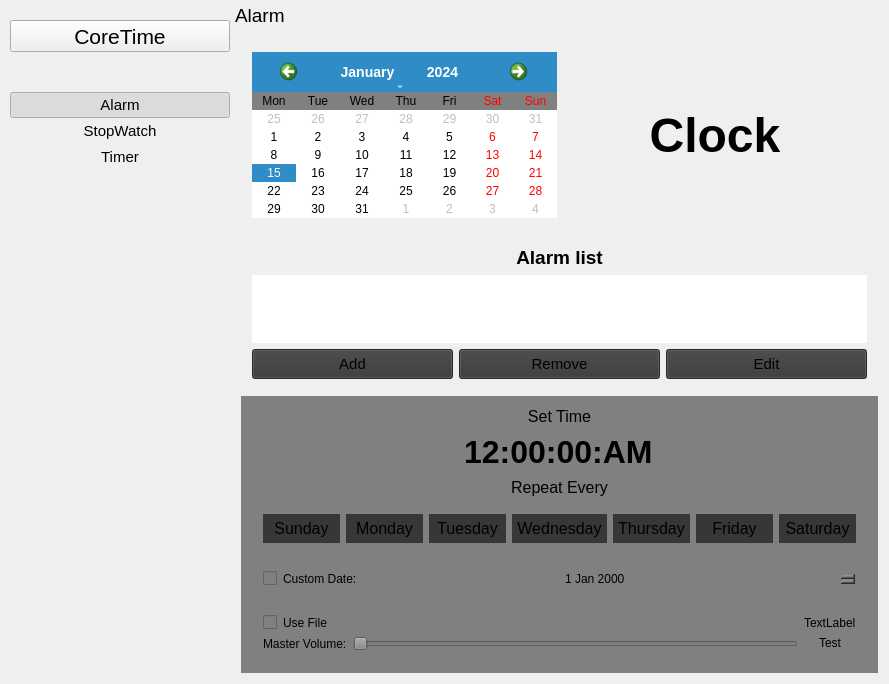
<?xml version="1.0" encoding="UTF-8"?>
<ui version="4.0">
 <class>coretime</class>
 <widget class="QWidget" name="coretime">
  <property name="geometry">
   <rect>
    <x>0</x>
    <y>0</y>
    <width>889</width>
    <height>660</height>
   </rect>
  </property>
  <property name="windowTitle">
   <string>CoreTime</string>
  </property>
  <property name="windowIcon">
   <iconset resource="icons.qrc">
    <normaloff>:/icons/coretime.svg</normaloff>:/icons/coretime.svg</iconset>
  </property>
  <layout class="QGridLayout" name="gridLayout_2">
   <property name="leftMargin">
    <number>0</number>
   </property>
   <property name="topMargin">
    <number>0</number>
   </property>
   <property name="rightMargin">
    <number>0</number>
   </property>
   <property name="bottomMargin">
    <number>0</number>
   </property>
   <property name="spacing">
    <number>0</number>
   </property>
   <item row="0" column="0" rowspan="3">
    <widget class="QWidget" name="shortcut" native="true">
     <property name="sizePolicy">
      <sizepolicy hsizetype="Expanding" vsizetype="Expanding">
       <horstretch>0</horstretch>
       <verstretch>0</verstretch>
      </sizepolicy>
     </property>
     <property name="minimumSize">
      <size>
       <width>200</width>
       <height>0</height>
      </size>
     </property>
     <property name="maximumSize">
      <size>
       <width>230</width>
       <height>16777215</height>
      </size>
     </property>
     <property name="accessibleName">
      <string>shortcut</string>
     </property>
     <property name="styleSheet">
      <string notr="true"/>
     </property>
     <layout class="QVBoxLayout" name="verticalLayout_3" stretch="0,0,0,0,0,0">
      <property name="spacing">
       <number>0</number>
      </property>
      <property name="leftMargin">
       <number>10</number>
      </property>
      <property name="topMargin">
       <number>20</number>
      </property>
      <property name="rightMargin">
       <number>0</number>
      </property>
      <property name="bottomMargin">
       <number>10</number>
      </property>
      <item>
       <widget class="QToolButton" name="appTitle">
        <property name="sizePolicy">
         <sizepolicy hsizetype="Preferred" vsizetype="Fixed">
          <horstretch>0</horstretch>
          <verstretch>0</verstretch>
         </sizepolicy>
        </property>
        <property name="font">
         <font>
          <pointsize>16</pointsize>
         </font>
        </property>
        <property name="focusPolicy">
         <enum>Qt::NoFocus</enum>
        </property>
        <property name="layoutDirection">
         <enum>Qt::LeftToRight</enum>
        </property>
        <property name="text">
         <string notr="true">CoreTime</string>
        </property>
        <property name="icon">
         <iconset resource="icons.qrc">
          <normaloff>:/icons/coretime.svg</normaloff>:/icons/coretime.svg</iconset>
        </property>
        <property name="iconSize">
         <size>
          <width>24</width>
          <height>24</height>
         </size>
        </property>
        <property name="toolButtonStyle">
         <enum>Qt::ToolButtonTextBesideIcon</enum>
        </property>
       </widget>
      </item>
      <item>
       <spacer name="verticalSpacer_2">
        <property name="orientation">
         <enum>Qt::Vertical</enum>
        </property>
        <property name="sizeType">
         <enum>QSizePolicy::Fixed</enum>
        </property>
        <property name="sizeHint" stdset="0">
         <size>
          <width>20</width>
          <height>40</height>
         </size>
        </property>
       </spacer>
      </item>
      <item>
       <widget class="QPushButton" name="alarm">
        <property name="sizePolicy">
         <sizepolicy hsizetype="Expanding" vsizetype="Fixed">
          <horstretch>0</horstretch>
          <verstretch>0</verstretch>
         </sizepolicy>
        </property>
        <property name="font">
         <font>
          <pointsize>11</pointsize>
         </font>
        </property>
        <property name="focusPolicy">
         <enum>Qt::NoFocus</enum>
        </property>
        <property name="styleSheet">
         <string notr="true"/>
        </property>
        <property name="text">
         <string>Alarm</string>
        </property>
        <property name="icon">
         <iconset resource="icons.qrc">
          <normaloff>:/icons/alarm.svg</normaloff>:/icons/alarm.svg</iconset>
        </property>
        <property name="iconSize">
         <size>
          <width>22</width>
          <height>22</height>
         </size>
        </property>
        <property name="checkable">
         <bool>true</bool>
        </property>
        <property name="checked">
         <bool>true</bool>
        </property>
       </widget>
      </item>
      <item>
       <widget class="QPushButton" name="stopwatch">
        <property name="font">
         <font>
          <pointsize>11</pointsize>
         </font>
        </property>
        <property name="focusPolicy">
         <enum>Qt::NoFocus</enum>
        </property>
        <property name="text">
         <string>StopWatch</string>
        </property>
        <property name="icon">
         <iconset resource="icons.qrc">
          <normaloff>:/icons/stopwatch.svg</normaloff>:/icons/stopwatch.svg</iconset>
        </property>
        <property name="iconSize">
         <size>
          <width>22</width>
          <height>22</height>
         </size>
        </property>
        <property name="checkable">
         <bool>true</bool>
        </property>
        <property name="flat">
         <bool>true</bool>
        </property>
       </widget>
      </item>
      <item>
       <widget class="QPushButton" name="timer">
        <property name="font">
         <font>
          <pointsize>11</pointsize>
         </font>
        </property>
        <property name="focusPolicy">
         <enum>Qt::NoFocus</enum>
        </property>
        <property name="text">
         <string>Timer</string>
        </property>
        <property name="icon">
         <iconset resource="icons.qrc">
          <normaloff>:/icons/timer.svg</normaloff>:/icons/timer.svg</iconset>
        </property>
        <property name="iconSize">
         <size>
          <width>22</width>
          <height>22</height>
         </size>
        </property>
        <property name="checkable">
         <bool>true</bool>
        </property>
        <property name="flat">
         <bool>true</bool>
        </property>
       </widget>
      </item>
      <item>
       <spacer name="verticalSpacer_3">
        <property name="orientation">
         <enum>Qt::Vertical</enum>
        </property>
        <property name="sizeHint" stdset="0">
         <size>
          <width>20</width>
          <height>10</height>
         </size>
        </property>
       </spacer>
      </item>
     </layout>
    </widget>
   </item>
   <item row="0" column="1">
    <widget class="QFrame" name="nameBar">
     <property name="minimumSize">
      <size>
       <width>0</width>
       <height>30</height>
      </size>
     </property>
     <property name="maximumSize">
      <size>
       <width>16777215</width>
       <height>30</height>
      </size>
     </property>
     <property name="accessibleName">
      <string>nameBar</string>
     </property>
     <property name="frameShape">
      <enum>QFrame::NoFrame</enum>
     </property>
     <property name="frameShadow">
      <enum>QFrame::Plain</enum>
     </property>
     <property name="lineWidth">
      <number>0</number>
     </property>
     <layout class="QHBoxLayout" name="horizontalLayout_4">
      <property name="spacing">
       <number>4</number>
      </property>
      <property name="leftMargin">
       <number>5</number>
      </property>
      <property name="topMargin">
       <number>0</number>
      </property>
      <property name="rightMargin">
       <number>2</number>
      </property>
      <property name="bottomMargin">
       <number>0</number>
      </property>
      <item>
       <widget class="QLabel" name="selectedsection">
        <property name="sizePolicy">
         <sizepolicy hsizetype="Expanding" vsizetype="Preferred">
          <horstretch>0</horstretch>
          <verstretch>0</verstretch>
         </sizepolicy>
        </property>
        <property name="minimumSize">
         <size>
          <width>0</width>
          <height>30</height>
         </size>
        </property>
        <property name="maximumSize">
         <size>
          <width>200</width>
          <height>16777215</height>
         </size>
        </property>
        <property name="font">
         <font>
          <pointsize>14</pointsize>
         </font>
        </property>
        <property name="text">
         <string>Alarm</string>
        </property>
       </widget>
      </item>
      <item>
       <spacer name="horizontalSpacer_5">
        <property name="orientation">
         <enum>Qt::Horizontal</enum>
        </property>
        <property name="sizeHint" stdset="0">
         <size>
          <width>40</width>
          <height>20</height>
         </size>
        </property>
       </spacer>
      </item>
     </layout>
    </widget>
   </item>
   <item row="1" column="1">
    <widget class="QStackedWidget" name="pages">
     <property name="minimumSize">
      <size>
       <width>0</width>
       <height>0</height>
      </size>
     </property>
     <property name="styleSheet">
      <string notr="true"/>
     </property>
     <property name="currentIndex">
      <number>0</number>
     </property>
     <widget class="QWidget" name="palarm">
      <property name="accessibleName">
       <string>pages</string>
      </property>
      <layout class="QVBoxLayout" name="verticalLayout_5">
       <item>
        <widget class="QFrame" name="clanandclock">
         <property name="sizePolicy">
          <sizepolicy hsizetype="Expanding" vsizetype="Expanding">
           <horstretch>0</horstretch>
           <verstretch>0</verstretch>
          </sizepolicy>
         </property>
         <layout class="QHBoxLayout" name="horizontalLayout_5">
          <item>
           <widget class="QCalendarWidget" name="calendarWidget">
            <property name="sizePolicy">
             <sizepolicy hsizetype="Expanding" vsizetype="Expanding">
              <horstretch>0</horstretch>
              <verstretch>0</verstretch>
             </sizepolicy>
            </property>
            <property name="styleSheet">
             <string notr="true">QDateEdit { 
padding-right: 15px; 
border-width: 1;
height : 30;
font-size:20pt;
color:#fff;
}
QCalendarWidget QToolButton {
padding-bottom: 5px;
height: 30px;
width: 70px;
color: white;
font-size: 14px;
icon-size: 20px, 20px;
}
QCalendarWidget QWidget { 
alternate-background-color: #808080; 
}

</string>
            </property>
            <property name="gridVisible">
             <bool>false</bool>
            </property>
            <property name="verticalHeaderFormat">
             <enum>QCalendarWidget::NoVerticalHeader</enum>
            </property>
            <property name="navigationBarVisible">
             <bool>true</bool>
            </property>
            <property name="dateEditEnabled">
             <bool>true</bool>
            </property>
           </widget>
          </item>
          <item>
           <widget class="QLabel" name="Clock">
            <property name="sizePolicy">
             <sizepolicy hsizetype="Expanding" vsizetype="Expanding">
              <horstretch>0</horstretch>
              <verstretch>0</verstretch>
             </sizepolicy>
            </property>
            <property name="minimumSize">
             <size>
              <width>0</width>
              <height>0</height>
             </size>
            </property>
            <property name="maximumSize">
             <size>
              <width>56468</width>
              <height>16777215</height>
             </size>
            </property>
            <property name="font">
             <font>
              <pointsize>36</pointsize>
              <weight>75</weight>
              <bold>true</bold>
             </font>
            </property>
            <property name="frameShadow">
             <enum>QFrame::Sunken</enum>
            </property>
            <property name="text">
             <string>Clock</string>
            </property>
            <property name="alignment">
             <set>Qt::AlignCenter</set>
            </property>
           </widget>
          </item>
         </layout>
        </widget>
       </item>
       <item>
        <widget class="QFrame" name="alarmlistF">
         <property name="sizePolicy">
          <sizepolicy hsizetype="Expanding" vsizetype="Expanding">
           <horstretch>0</horstretch>
           <verstretch>0</verstretch>
          </sizepolicy>
         </property>
         <layout class="QGridLayout" name="gridLayout_6">
          <item row="1" column="0" colspan="3">
           <widget class="QListWidget" name="listWidget">
            <property name="font">
             <font>
              <pointsize>12</pointsize>
              <weight>75</weight>
              <bold>true</bold>
             </font>
            </property>
            <property name="frameShape">
             <enum>QFrame::NoFrame</enum>
            </property>
            <property name="editTriggers">
             <set>QAbstractItemView::NoEditTriggers</set>
            </property>
            <property name="showDropIndicator" stdset="0">
             <bool>false</bool>
            </property>
           </widget>
          </item>
          <item row="2" column="0">
           <widget class="QPushButton" name="addalarm">
            <property name="minimumSize">
             <size>
              <width>0</width>
              <height>30</height>
             </size>
            </property>
            <property name="font">
             <font>
              <pointsize>11</pointsize>
             </font>
            </property>
            <property name="styleSheet">
             <string notr="true">QPushButton{
background-color:#373737 ;
padding: 5px 5px 5px 5px;
}

QPushButton:hover{
background-color:#3D3D3D ;
}
</string>
            </property>
            <property name="text">
             <string>Add</string>
            </property>
           </widget>
          </item>
          <item row="2" column="1">
           <widget class="QPushButton" name="removealarm">
            <property name="minimumSize">
             <size>
              <width>0</width>
              <height>30</height>
             </size>
            </property>
            <property name="font">
             <font>
              <pointsize>11</pointsize>
             </font>
            </property>
            <property name="styleSheet">
             <string notr="true">QPushButton{
background-color:#373737 ;
padding: 5px 5px 5px 5px;
}

QPushButton:hover{
background-color:#3D3D3D ;
}
</string>
            </property>
            <property name="text">
             <string>Remove</string>
            </property>
           </widget>
          </item>
          <item row="2" column="2">
           <widget class="QPushButton" name="editalarm">
            <property name="minimumSize">
             <size>
              <width>0</width>
              <height>30</height>
             </size>
            </property>
            <property name="font">
             <font>
              <pointsize>11</pointsize>
             </font>
            </property>
            <property name="styleSheet">
             <string notr="true">QPushButton{
background-color:#373737 ;
padding: 5px 5px 5px 5px;
}

QPushButton:hover{
background-color:#3D3D3D ;
}
</string>
            </property>
            <property name="text">
             <string>Edit</string>
            </property>
           </widget>
          </item>
          <item row="0" column="0" colspan="3">
           <widget class="QLabel" name="label_4">
            <property name="font">
             <font>
              <pointsize>14</pointsize>
              <weight>75</weight>
              <bold>true</bold>
             </font>
            </property>
            <property name="text">
             <string>Alarm list</string>
            </property>
            <property name="alignment">
             <set>Qt::AlignCenter</set>
            </property>
           </widget>
          </item>
         </layout>
        </widget>
       </item>
       <item>
        <widget class="QFrame" name="alarmF">
         <property name="styleSheet">
          <string notr="true">QWidget{
background-color: #808080;
color: #000000;
border: 1px #34343C;
}</string>
         </property>
         <layout class="QVBoxLayout" name="verticalLayout">
          <item>
           <widget class="QLabel" name="label_2">
            <property name="font">
             <font>
              <pointsize>12</pointsize>
              <weight>50</weight>
              <bold>false</bold>
             </font>
            </property>
            <property name="text">
             <string>Set Time</string>
            </property>
            <property name="alignment">
             <set>Qt::AlignCenter</set>
            </property>
           </widget>
          </item>
          <item>
           <widget class="QTimeEdit" name="timeEdit">
            <property name="sizePolicy">
             <sizepolicy hsizetype="Preferred" vsizetype="Expanding">
              <horstretch>0</horstretch>
              <verstretch>0</verstretch>
             </sizepolicy>
            </property>
            <property name="minimumSize">
             <size>
              <width>0</width>
              <height>40</height>
             </size>
            </property>
            <property name="font">
             <font>
              <pointsize>24</pointsize>
              <weight>75</weight>
              <bold>true</bold>
             </font>
            </property>
            <property name="frame">
             <bool>false</bool>
            </property>
            <property name="alignment">
             <set>Qt::AlignCenter</set>
            </property>
            <property name="buttonSymbols">
             <enum>QAbstractSpinBox::NoButtons</enum>
            </property>
            <property name="specialValueText">
             <string notr="true"/>
            </property>
            <property name="accelerated">
             <bool>false</bool>
            </property>
            <property name="showGroupSeparator" stdset="0">
             <bool>true</bool>
            </property>
            <property name="displayFormat">
             <string>hh:mm:ss:AP</string>
            </property>
           </widget>
          </item>
          <item>
           <widget class="QLabel" name="label_5">
            <property name="font">
             <font>
              <pointsize>12</pointsize>
              <weight>50</weight>
              <bold>false</bold>
             </font>
            </property>
            <property name="text">
             <string>Repeat Every</string>
            </property>
            <property name="alignment">
             <set>Qt::AlignCenter</set>
            </property>
           </widget>
          </item>
          <item>
           <widget class="QFrame" name="adddayF">
            <property name="frameShape">
             <enum>QFrame::NoFrame</enum>
            </property>
            <property name="frameShadow">
             <enum>QFrame::Raised</enum>
            </property>
            <layout class="QHBoxLayout" name="horizontalLayout_3">
             <item>
              <widget class="QPushButton" name="chkSun">
               <property name="font">
                <font>
                 <pointsize>12</pointsize>
                </font>
               </property>
               <property name="styleSheet">
                <string notr="true">QPushButton{
background-color:#373737; 
padding: 5px 5px 5px 5px;
}
QPushButton:checked{
background-color:#FF9A00; 
}
</string>
               </property>
               <property name="text">
                <string>Sunday</string>
               </property>
               <property name="checkable">
                <bool>true</bool>
               </property>
               <property name="checked">
                <bool>false</bool>
               </property>
              </widget>
             </item>
             <item>
              <widget class="QPushButton" name="chkMon">
               <property name="font">
                <font>
                 <pointsize>12</pointsize>
                </font>
               </property>
               <property name="styleSheet">
                <string notr="true">QPushButton{
background-color:#373737; 
padding: 5px 5px 5px 5px;
}
QPushButton:checked{
background-color:#FF9A00; 
}
</string>
               </property>
               <property name="text">
                <string>Monday</string>
               </property>
               <property name="checkable">
                <bool>true</bool>
               </property>
              </widget>
             </item>
             <item>
              <widget class="QPushButton" name="chkTues">
               <property name="font">
                <font>
                 <pointsize>12</pointsize>
                </font>
               </property>
               <property name="styleSheet">
                <string notr="true">QPushButton{
background-color:#373737; 
padding: 5px 5px 5px 5px;
}
QPushButton:checked{
background-color:#FF9A00; 
}
</string>
               </property>
               <property name="text">
                <string>Tuesday</string>
               </property>
               <property name="checkable">
                <bool>true</bool>
               </property>
              </widget>
             </item>
             <item>
              <widget class="QPushButton" name="chkWed">
               <property name="font">
                <font>
                 <pointsize>12</pointsize>
                 <weight>50</weight>
                 <bold>false</bold>
                </font>
               </property>
               <property name="styleSheet">
                <string notr="true">QPushButton{
background-color:#373737; 
padding: 5px 5px 5px 5px;
}
QPushButton:checked{
background-color:#FF9A00; 
}
</string>
               </property>
               <property name="text">
                <string>Wednesday</string>
               </property>
               <property name="checkable">
                <bool>true</bool>
               </property>
              </widget>
             </item>
             <item>
              <widget class="QPushButton" name="chkThurs">
               <property name="font">
                <font>
                 <pointsize>12</pointsize>
                </font>
               </property>
               <property name="styleSheet">
                <string notr="true">QPushButton{
background-color:#373737; 
padding: 5px 5px 5px 5px;
}
QPushButton:checked{
background-color:#FF9A00; 
}
</string>
               </property>
               <property name="text">
                <string>Thursday</string>
               </property>
               <property name="checkable">
                <bool>true</bool>
               </property>
              </widget>
             </item>
             <item>
              <widget class="QPushButton" name="chkFri">
               <property name="font">
                <font>
                 <pointsize>12</pointsize>
                </font>
               </property>
               <property name="styleSheet">
                <string notr="true">QPushButton{
background-color:#373737; 
padding: 5px 5px 5px 5px;
}
QPushButton:checked{
background-color:#FF9A00; 
}
</string>
               </property>
               <property name="text">
                <string>Friday</string>
               </property>
               <property name="checkable">
                <bool>true</bool>
               </property>
              </widget>
             </item>
             <item>
              <widget class="QPushButton" name="chkSat">
               <property name="font">
                <font>
                 <pointsize>12</pointsize>
                </font>
               </property>
               <property name="styleSheet">
                <string notr="true">QPushButton{
background-color:#373737; 
padding: 5px 5px 5px 5px;
}
QPushButton:checked{
background-color:#FF9A00; 
}
</string>
               </property>
               <property name="text">
                <string>Saturday</string>
               </property>
               <property name="checkable">
                <bool>true</bool>
               </property>
              </widget>
             </item>
            </layout>
           </widget>
          </item>
          <item>
           <widget class="QFrame" name="adddateF">
            <property name="frameShape">
             <enum>QFrame::StyledPanel</enum>
            </property>
            <property name="frameShadow">
             <enum>QFrame::Raised</enum>
            </property>
            <layout class="QHBoxLayout" name="horizontalLayout">
             <item>
              <widget class="QCheckBox" name="chkCustom">
               <property name="text">
                <string>Custom Date:</string>
               </property>
              </widget>
             </item>
             <item>
              <widget class="QDateEdit" name="CustEdit"/>
             </item>
            </layout>
           </widget>
          </item>
          <item>
           <widget class="QFrame" name="addsoundF">
            <property name="frameShape">
             <enum>QFrame::StyledPanel</enum>
            </property>
            <property name="frameShadow">
             <enum>QFrame::Raised</enum>
            </property>
            <layout class="QGridLayout" name="gridLayout">
             <item row="0" column="0">
              <widget class="QCheckBox" name="chkSounds">
               <property name="text">
                <string>Use File</string>
               </property>
              </widget>
             </item>
             <item row="0" column="2">
              <widget class="QLabel" name="txtSoundPath">
               <property name="text">
                <string>TextLabel</string>
               </property>
              </widget>
             </item>
             <item row="1" column="0">
              <widget class="QLabel" name="label">
               <property name="text">
                <string>Master Volume:</string>
               </property>
              </widget>
             </item>
             <item row="1" column="1">
              <widget class="QSlider" name="VolumeSlider">
               <property name="orientation">
                <enum>Qt::Horizontal</enum>
               </property>
              </widget>
             </item>
             <item row="1" column="2">
              <widget class="QPushButton" name="TestBtn">
               <property name="text">
                <string>Test</string>
               </property>
              </widget>
             </item>
            </layout>
           </widget>
          </item>
         </layout>
        </widget>
       </item>
      </layout>
     </widget>
     <widget class="QWidget" name="pstopwatch">
      <property name="accessibleName">
       <string>pages</string>
      </property>
      <property name="styleSheet">
       <string notr="true"/>
      </property>
      <layout class="QGridLayout" name="gridLayout_5">
       <property name="verticalSpacing">
        <number>10</number>
       </property>
       <item row="0" column="0" colspan="2">
        <widget class="QFrame" name="timeF">
         <property name="sizePolicy">
          <sizepolicy hsizetype="Expanding" vsizetype="Expanding">
           <horstretch>0</horstretch>
           <verstretch>0</verstretch>
          </sizepolicy>
         </property>
         <property name="maximumSize">
          <size>
           <width>16777215</width>
           <height>155</height>
          </size>
         </property>
         <property name="styleSheet">
          <string notr="true"/>
         </property>
         <property name="lineWidth">
          <number>0</number>
         </property>
         <layout class="QGridLayout" name="gridLayout_4">
          <property name="leftMargin">
           <number>15</number>
          </property>
          <property name="topMargin">
           <number>20</number>
          </property>
          <property name="rightMargin">
           <number>15</number>
          </property>
          <property name="bottomMargin">
           <number>20</number>
          </property>
          <property name="verticalSpacing">
           <number>15</number>
          </property>
          <item row="2" column="0">
           <widget class="QPushButton" name="startandpause">
            <property name="minimumSize">
             <size>
              <width>0</width>
              <height>30</height>
             </size>
            </property>
            <property name="maximumSize">
             <size>
              <width>16777215</width>
              <height>40</height>
             </size>
            </property>
            <property name="font">
             <font>
              <pointsize>12</pointsize>
              <weight>75</weight>
              <bold>true</bold>
             </font>
            </property>
            <property name="styleSheet">
             <string notr="true">QPushButton{
padding: 5px 5px 5px 5px;
}

QPushButton:checked{
background-color:#F5584D ;
}

QPushButton:!checked{
background-color:#7EC781 ;
}
</string>
            </property>
            <property name="text">
             <string>Start</string>
            </property>
            <property name="checkable">
             <bool>true</bool>
            </property>
           </widget>
          </item>
          <item row="2" column="1">
           <widget class="QPushButton" name="lapandreset">
            <property name="sizePolicy">
             <sizepolicy hsizetype="Minimum" vsizetype="Expanding">
              <horstretch>0</horstretch>
              <verstretch>0</verstretch>
             </sizepolicy>
            </property>
            <property name="minimumSize">
             <size>
              <width>0</width>
              <height>30</height>
             </size>
            </property>
            <property name="maximumSize">
             <size>
              <width>16777215</width>
              <height>40</height>
             </size>
            </property>
            <property name="font">
             <font>
              <pointsize>12</pointsize>
              <weight>75</weight>
              <bold>true</bold>
             </font>
            </property>
            <property name="styleSheet">
             <string notr="true">QPushButton{
background-color:#373737 ;
padding: 5px 5px 5px 5px;
}

QPushButton:hover{
background-color:#3D3D3D ;
}
</string>
            </property>
            <property name="text">
             <string>Lap</string>
            </property>
            <property name="checkable">
             <bool>false</bool>
            </property>
           </widget>
          </item>
          <item row="0" column="0" colspan="2">
           <widget class="QLabel" name="sw">
            <property name="sizePolicy">
             <sizepolicy hsizetype="Preferred" vsizetype="Minimum">
              <horstretch>0</horstretch>
              <verstretch>0</verstretch>
             </sizepolicy>
            </property>
            <property name="minimumSize">
             <size>
              <width>0</width>
              <height>60</height>
             </size>
            </property>
            <property name="maximumSize">
             <size>
              <width>16777215</width>
              <height>60</height>
             </size>
            </property>
            <property name="font">
             <font>
              <pointsize>40</pointsize>
             </font>
            </property>
            <property name="styleSheet">
             <string notr="true">QLabel{
padding: 10px 5px 10px 5px;
}
</string>
            </property>
            <property name="text">
             <string>00:00:00.000</string>
            </property>
            <property name="alignment">
             <set>Qt::AlignCenter</set>
            </property>
           </widget>
          </item>
         </layout>
        </widget>
       </item>
       <item row="2" column="1">
        <widget class="QListWidget" name="lapTime">
         <property name="autoScroll">
          <bool>false</bool>
         </property>
        </widget>
       </item>
       <item row="2" column="0">
        <widget class="QPlainTextEdit" name="lapText"/>
       </item>
       <item row="1" column="0" colspan="2">
        <widget class="QLabel" name="label_3">
         <property name="font">
          <font>
           <pointsize>16</pointsize>
           <weight>75</weight>
           <bold>true</bold>
          </font>
         </property>
         <property name="text">
          <string>Lap List</string>
         </property>
         <property name="alignment">
          <set>Qt::AlignCenter</set>
         </property>
        </widget>
       </item>
      </layout>
     </widget>
     <widget class="QWidget" name="ptimer">
      <property name="accessibleName">
       <string>pages</string>
      </property>
      <layout class="QVBoxLayout" name="verticalLayout_2">
       <item>
        <widget class="QFrame" name="timerSet">
         <property name="styleSheet">
          <string notr="true"/>
         </property>
         <property name="frameShape">
          <enum>QFrame::StyledPanel</enum>
         </property>
         <property name="frameShadow">
          <enum>QFrame::Raised</enum>
         </property>
         <layout class="QVBoxLayout" name="verticalLayout_4">
          <property name="spacing">
           <number>15</number>
          </property>
          <property name="leftMargin">
           <number>15</number>
          </property>
          <property name="topMargin">
           <number>20</number>
          </property>
          <property name="rightMargin">
           <number>15</number>
          </property>
          <property name="bottomMargin">
           <number>20</number>
          </property>
          <item>
           <widget class="QTimeEdit" name="setTimer">
            <property name="font">
             <font>
              <pointsize>36</pointsize>
              <weight>75</weight>
              <bold>true</bold>
             </font>
            </property>
            <property name="alignment">
             <set>Qt::AlignCenter</set>
            </property>
            <property name="buttonSymbols">
             <enum>QAbstractSpinBox::NoButtons</enum>
            </property>
            <property name="currentSection">
             <enum>QDateTimeEdit::HourSection</enum>
            </property>
            <property name="displayFormat">
             <string>hh:mm:ss</string>
            </property>
           </widget>
          </item>
          <item>
           <widget class="QPushButton" name="addTimer">
            <property name="minimumSize">
             <size>
              <width>50</width>
              <height>40</height>
             </size>
            </property>
            <property name="font">
             <font>
              <pointsize>14</pointsize>
              <weight>75</weight>
              <bold>true</bold>
             </font>
            </property>
            <property name="styleSheet">
             <string notr="true">QPushButton{
background-color:#373737 ;
padding: 5px 5px 5px 5px;
}

QPushButton:hover{
background-color:#3D3D3D ;
}
</string>
            </property>
            <property name="text">
             <string>Set Timer</string>
            </property>
           </widget>
          </item>
         </layout>
        </widget>
       </item>
       <item>
        <widget class="QFrame" name="timerDuration">
         <property name="frameShape">
          <enum>QFrame::StyledPanel</enum>
         </property>
         <property name="frameShadow">
          <enum>QFrame::Plain</enum>
         </property>
         <layout class="QGridLayout" name="gridLayout_3">
          <property name="leftMargin">
           <number>15</number>
          </property>
          <property name="topMargin">
           <number>20</number>
          </property>
          <property name="rightMargin">
           <number>15</number>
          </property>
          <property name="bottomMargin">
           <number>20</number>
          </property>
          <property name="verticalSpacing">
           <number>15</number>
          </property>
          <item row="0" column="0" colspan="2">
           <widget class="QLabel" name="timerText">
            <property name="font">
             <font>
              <pointsize>48</pointsize>
              <weight>75</weight>
              <bold>true</bold>
             </font>
            </property>
            <property name="text">
             <string>00:00:00</string>
            </property>
            <property name="alignment">
             <set>Qt::AlignCenter</set>
            </property>
           </widget>
          </item>
          <item row="1" column="1">
           <widget class="QPushButton" name="resetTimer">
            <property name="minimumSize">
             <size>
              <width>0</width>
              <height>30</height>
             </size>
            </property>
            <property name="font">
             <font>
              <pointsize>12</pointsize>
              <weight>75</weight>
              <bold>true</bold>
             </font>
            </property>
            <property name="styleSheet">
             <string notr="true">QPushButton{
background-color:#373737 ;
padding: 5px 5px 5px 5px;
}

QPushButton:hover{
background-color:#3D3D3D ;
}
</string>
            </property>
            <property name="text">
             <string>Reset</string>
            </property>
           </widget>
          </item>
          <item row="1" column="0">
           <widget class="QPushButton" name="startstopTimer">
            <property name="minimumSize">
             <size>
              <width>0</width>
              <height>30</height>
             </size>
            </property>
            <property name="font">
             <font>
              <pointsize>12</pointsize>
              <weight>75</weight>
              <bold>true</bold>
             </font>
            </property>
            <property name="styleSheet">
             <string notr="true"/>
            </property>
            <property name="text">
             <string>Start</string>
            </property>
            <property name="checkable">
             <bool>true</bool>
            </property>
           </widget>
          </item>
         </layout>
        </widget>
       </item>
       <item>
        <spacer name="verticalSpacer">
         <property name="orientation">
          <enum>Qt::Vertical</enum>
         </property>
         <property name="sizeHint" stdset="0">
          <size>
           <width>20</width>
           <height>40</height>
          </size>
         </property>
        </spacer>
       </item>
      </layout>
     </widget>
    </widget>
   </item>
  </layout>
 </widget>
 <layoutdefault spacing="6" margin="11"/>
 <resources>
  <include location="icons.qrc"/>
 </resources>
 <connections/>
</ui>
